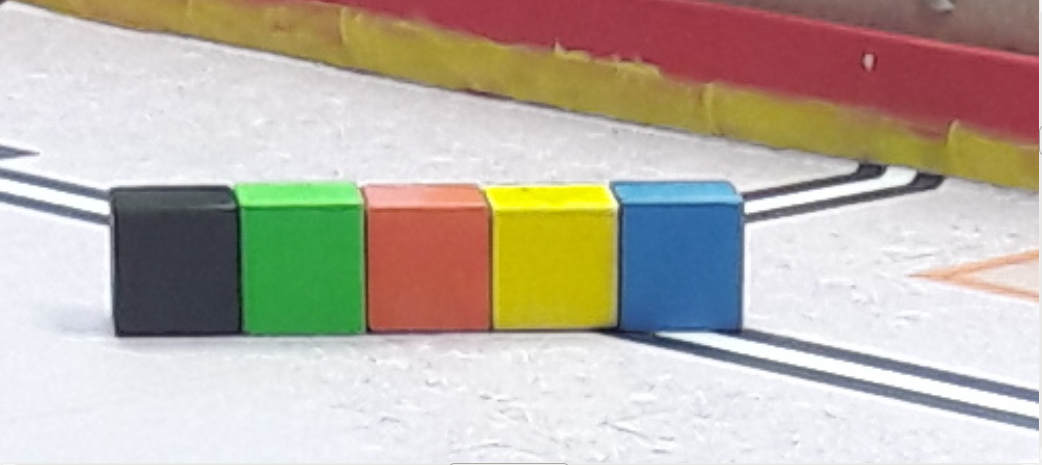
#> input picture src/codes/software/image-processing/tests/test_color_detection/opencv.png, 1042 x 465 px
$ python color_detection.py
#> lines starting #> are read from the running program, lines starting #| are printed output that depends on the picture; after the words box and inside, x2 and y2 are one past the last pixel; in counts of white or black regions, pixels touching at a corner belong together
import cv2, numpy as np
import time
import sys

rangelower = np.array([0, 100, 100], dtype=np.uint8)
rangeupper = np.array([255, 255, 255], dtype=np.uint8)
hue = 128
wid = 256

# Set color range
# BGR lower and upper ranges for each color

blue = [([35, 0, 0], [255,255,85])]
yellow = [([100, 200, 90], [130,255,255])]
green = [([120, 210, 120],[190,230,140])]
orange = [([150, 180, 90], [170, 200,255])]
black = [([0, 0, 0], [150, 100, 75])]


filename = "opencv.png"
frame_image = cv2.imread(filename)
#> frame_image is the input picture: shape (465, 1042, 3); mean B, G, R 167.8, 179.5, 188.8
image = frame_image

# Set frame position of each cube

# We select a window on the picture for each cube so we need x and y positions


#   [cube1, cube2, cube3]

# Minimum x value for each of the three cubes
xmin = [124, 250, 379]
# Maximum x value for each of the three cubes
xmax = [210, 349, 476]
# Minimum y value for each of the three cubes
ymin = [230, 230, 230]
# Maximum y value for each of the three cubes
ymax = [324, 324, 324]


# Observation window selection for each cube
cube1 = image[ymin[0]:ymax[0], xmin[0]:xmax[0]]
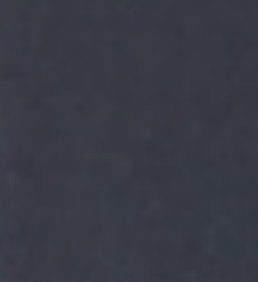
#> cube1: shape (94, 86, 3) (shown 3 times larger); mean B, G, R 68.4, 58.7, 56.4
cube2 = image[ymin[1]:ymax[1], xmin[1]:xmax[1]]
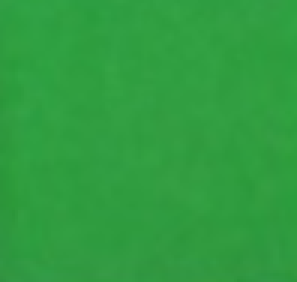
#> cube2: shape (94, 99, 3) (shown 3 times larger); mean B, G, R 64.4, 157.1, 47.9
cube3 = image[ymin[2]:ymax[2], xmin[2]:xmax[2]]
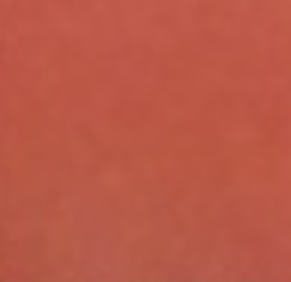
#> cube3: shape (94, 97, 3) (shown 3 times larger); mean B, G, R 71.4, 88.5, 186.7

cubes = [cube1, cube2, cube3]

# Color detection for each of the three cubes
for i in range(3):

# Blue color detection

	for(lower,upper) in blue:
	    # print("test1 : " + str(lower))
	    # Lowest BGR values for blue
	    lower = np.array(lower,dtype="uint8")
	    # Highest BGR values for blue
	    upper = np.array(upper,dtype="uint8")
	mask = cv2.inRange(cubes[i],lower,upper)
	# print("test2 : " + str(mask))
	b = sum(sum(mask))
	print ("blue for cube nbr" + str(i+1) + " : "  + str(b))


	# Green color detection

	for(lower,upper) in green:
	    # Lowest BGR values for green
	    lower = np.array(lower,dtype="uint8")
	    # Highest BGR values for green
	    upper = np.array(upper,dtype="uint8")
	mask = cv2.inRange(cubes[i],lower,upper)
	g = sum(sum(mask))
	print ("green for cube nbr" + str(i+1) + " : " + str(g))


	# Yellow color detection

	for(lower,upper) in yellow:
	    # Lowest BGR values for yellow
	    lower = np.array(lower,dtype="uint8")
	    # Highest BGR values for yellow
	    upper = np.array(upper,dtype="uint8")
	mask = cv2.inRange(cubes[i],lower,upper)
	y = sum(sum(mask))
	print ("yellow for cube nbr" + str(i+1) + " : " + str(y))


	# Orange color detection

	for(lower,upper) in orange:
	    # print("test1 : " + str(lower))
	    # Lowest BGR values for orange
	    lower = np.array(lower,dtype="uint8")
	    # Highest BGR values for orange
	    upper = np.array(upper,dtype="uint8")
	# print("test cubes : " + str(cubes[i]))
	mask = cv2.inRange(cubes[i],lower,upper)
	# print("testtest " + str(mask))
	o = sum(sum(mask))
	print ("orange for cube nbr" + str(i+1) + " : " + str(o))


	# Black color detection

	for(lower,upper) in black:
	    # Lowest BGR values for black
	    lower = np.array(lower,dtype="uint8")
	    # Highest BGR values for black
	    upper = np.array(upper,dtype="uint8")
	mask = cv2.inRange(cubes[i],lower,upper)
	bl = sum(sum(mask))
	print ("black for cube nbr" + str(i+1) + " : " + str(bl))


	if (b < 1000 and y < 1000 and g < 1000 and o < 1000 and bl < 1000):
	    print ("no block for cube nbr" + str(i+1) + "\n")
	elif (g > b and g > y and g > o):
	    print ("block green for cube nbr" + str(i+1) + "\n")
	    if (o > b and o > y and o > g):
	        print ("block orange for cube nbr" + str(i+2) + "\n")
	        print("cube n3 is yellow")
	else:
	    print ("problema")

	# time.sleep(1)
	cv2.imshow("cube",cube1)
	cv2.imshow("cube2", cube2)

	cv2.imshow("cube3", cube3)

	# Draw rectangles on the picture to see which part is selected

	cv2.rectangle(image,(xmin[0],ymin[0]),(xmax[0],ymax[0]),(0,0,255),2)
	#cv2.rectangle(image, (250, 200), (350, 300), (0, 255, 255), 2)
	cv2.rectangle(image, (xmin[1], ymin[1]), (xmax[1], ymax[1]), (0, 255, 255), 2)
	#cv2.rectangle(image, (425, 200), (525, 300), (255, 255, 255), 2)
	cv2.rectangle(image, (xmin[2], ymin[2]), (xmax[2], ymax[2]), (255, 255, 255), 2)
#> this loop made 3 passes
#> (b, bl) on passes 1 to 3: (13932, 13932), (15840, 0), (0, 0)
#> (printed output is left out)
#> pass 2, `mask = cv2.inRange(cubes[i],lower,upper)`:
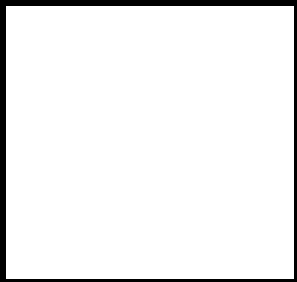
#> mask: shape (94, 99) (shown 3 times larger); 93.9% white; 1 black region, box (x1, y1, x2, y2) and area: (0, 0, 99, 94) 570
#> after the loop:
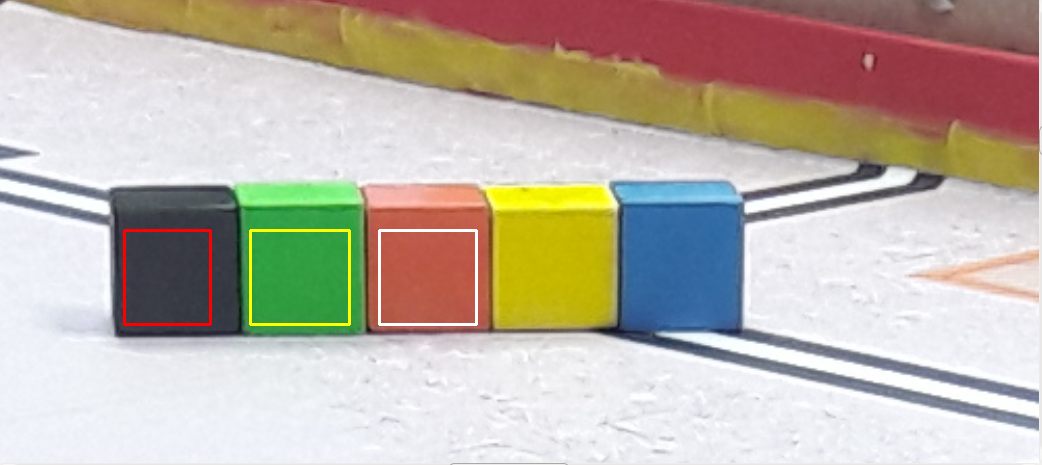
#> image: shape (465, 1042, 3); 0.7% of pixels changed, all inside (x1, y1, x2, y2) = (123, 229, 478, 326)

cv2.namedWindow("original",cv2.WINDOW_NORMAL);
cv2.imshow("original",image)
key = cv2.waitKey(0) & 0xFF
#> (key Esc is pressed here)

combinaison = []
#orange|noir|vert
#> (the run stopped early here; a loop or call above may not have finished)
